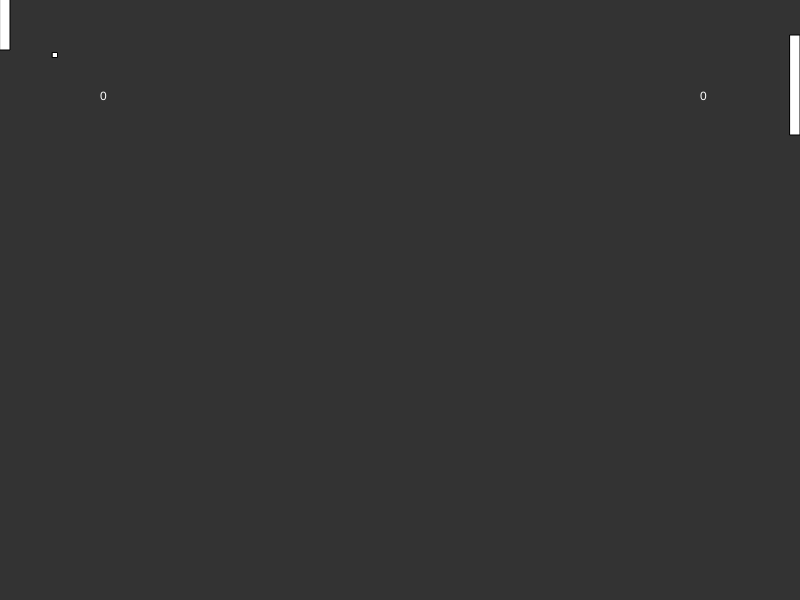
Frame 1 (no input)
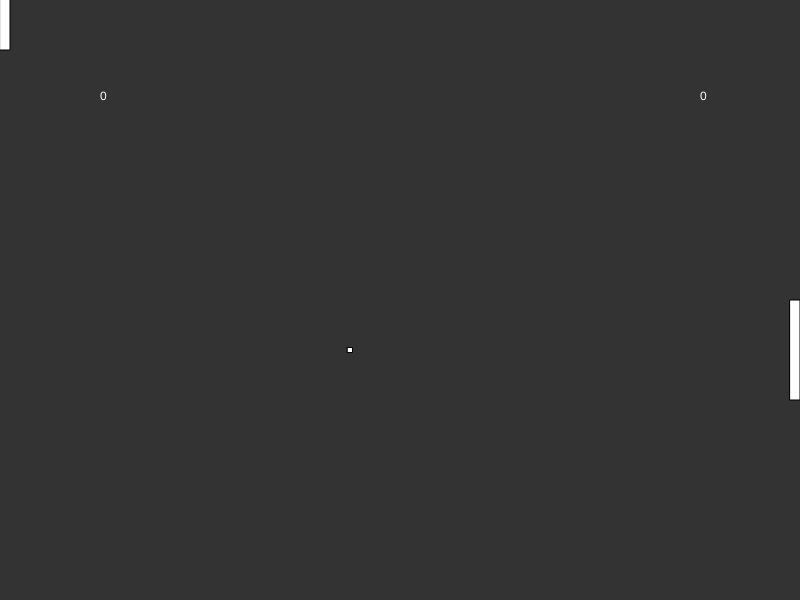
Frame 60 (no input)
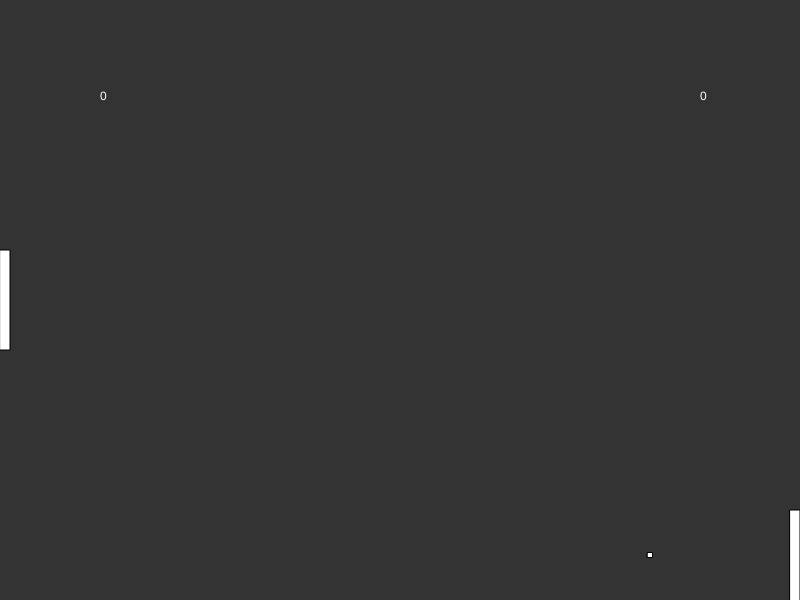
Frame 120 (the mouse pressed at the canvas centre since frame 60)

The p5.js sketch that drew these frames (run headless with seeded random() and noise() and a simulated clock; from frame 60 on, the mouse is pressed at the canvas centre):

// p5.js sketch
// ── sketch.js
// Punteggi
var score1 = score2 = 0
// Velocità AI
var ais = 5

// Racchette e Palla
var p1
var p2
var ball

function setup() {
	createCanvas(800, 600);
	// Creazione di Racchette e Palla
	p1 = new Paddle(0)
	p2 = new Paddle(width - 10)
	ball = new Ball()
}

function draw() {
	background(51)
	fill(255)
	// Casi Limite
	if (ball.x < 0) {
		if (ball.y > p1.y && ball.y < p1.y + p1.ph) {
			ball.xv *= -1
			dy = ball.y - (p1.y + p1.ph / 2)
			ball.vy = dy
		} else {
			score2++
			reset()
		}
	}

	if (ball.x > width) {
		if (ball.y > p2.y && ball.y < p2.y + p2.ph) {
			ball.xv *= -1
			dy = ball.y - (p2.y + p2.ph / 2)
			ball.yv = dy
		} else {
			score1++
			reset()
		}
	}

	// Controllo dell'AI
	if (p2.y + p2.ph / 2 > ball.y) {
		p2.y -= ais
	} else {
		p2.y += ais
	}


	// Movimento del Giocatore
	p1.y = mouseY - p1.ph / 2
	// Funzioni di Racchette e palla
	p1.show()
	p2.show()
	ball.update()
	ball.show()
	// Mostrare i punteggi
	text(score1, 100, 100)
	text(score2, width - 100, 100)
}

// Reset
function reset() {
	ball.x = width / 2
	ball.y = height / 2
	ball.xv *= -1
	ball.yv = 5
}

// ── ball.js
// Funzione Ball
function Ball() {
    // Variabili di Classe
    this.x = this.y = 50
    this.xv = this.yv = 5
    this.bd = 5

    // Funzione per aggiornare la posizione
    this.update = function () {
        // Variabili di Classe
        this.x += this.xv
        this.y += this.yv
        // Rimbalzare contro i bordi
        if (this.y < 0) {
            this.y = 0
            this.yv *= -1
        }

        if (this.y > height) {
            this.y = height
            this.yv *= -1
        }
    }

    // Funzione per Mostrare la palla
    this.show = function () {
        rect(this.x - this.bd / 2, this.y - this.bd / 2, this.bd, this.bd)
    }
}
// ── paddle.js
function Paddle(x){
    this.x=x
    this.y=40
    this.pt=10
    this.ph=100

    this.show=function(){
        rect(this.x, this.y, this.pt, this.ph)
    }
}
